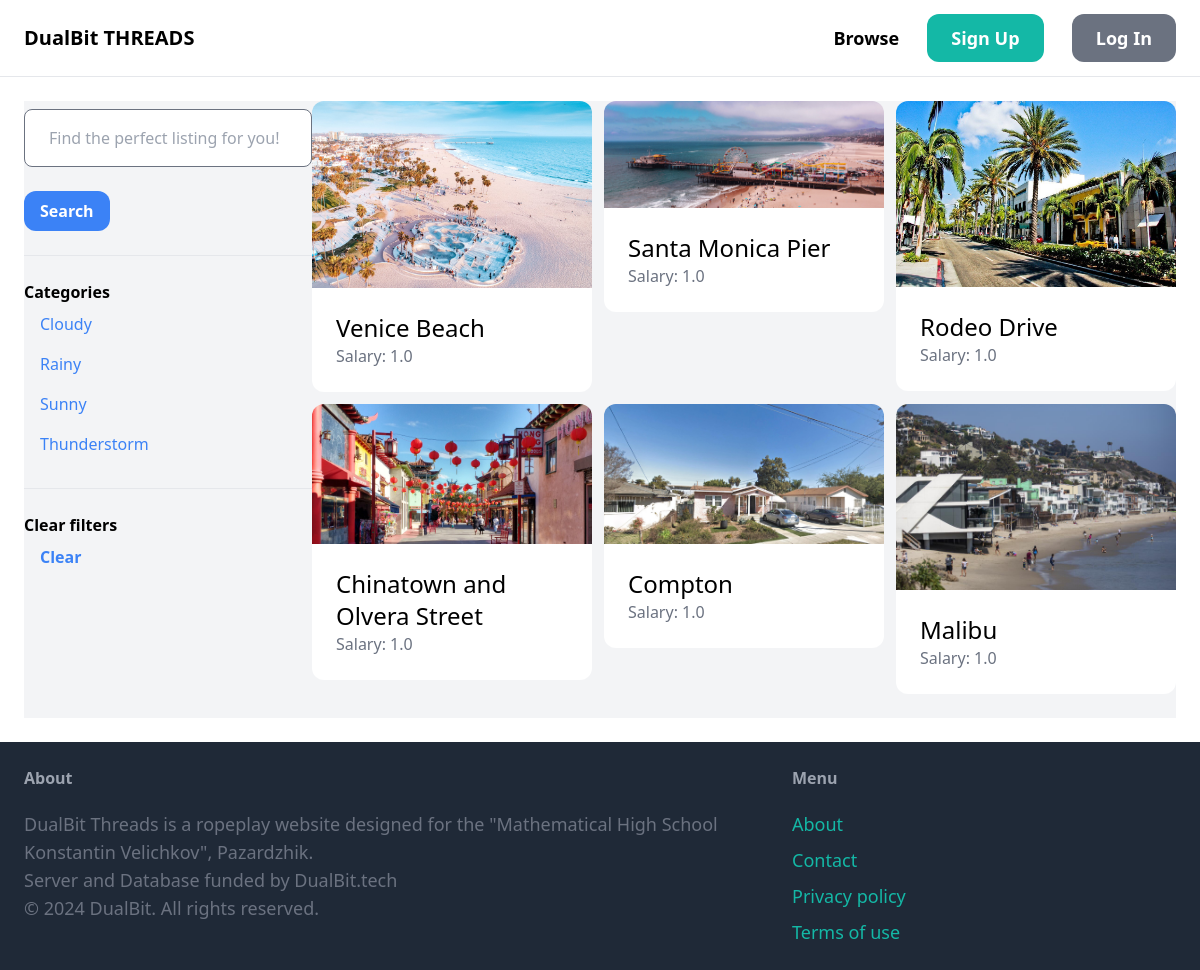
The app's page /items/ with its own data.
### item/models.py (models this page shows, shortened)
class Category(models.Model):
    name = models.CharField(max_length=255)
    class Meta:
        ordering = ('name',)
        verbose_name_plural = "Categories"

class Item(models.Model):
    category = models.ForeignKey(Category, related_name='items', on_delete=models.CASCADE)
    name = models.CharField(max_length=255)
    description = models.TextField(blank=True, null=True)
    salary = models.FloatField()
    image = models.ImageField(upload_to="item_images", blank=True, null=True)
    created_by = models.ForeignKey(User, related_name='items', on_delete=models.CASCADE)
    created_at = models.DateTimeField(auto_now_add=True)
    thread = models.ForeignKey('conversation.Thread', on_delete=models.SET_NULL, null=True, blank=True)

### item/views.py (the view)
# urls.py: path('', views.items, name='items'),
def items(request):
    query = request.GET.get('query', '')
    categories = Category.objects.all()
    category_id = request.GET.get('category', 0)
    items = Item.objects.all()
    if category_id:
        items = items.filter(category_id=category_id)
    if query:
        items = items.filter(Q(name__icontains=query) | Q(description__icontains=query))
    return render(request, 'item/items.html', {
        'items': items,
        'query': query,
        'categories':categories,
        'category_id': int(category_id)
    })

### item/templates/item/items.html (shortened to what this page needs)
{% extends 'core/base.html' %}
{% block content %}
    <div class="pb-6 grid grid-cols-4 gap-4, bg-gray-100">
        <div class="col-span-1">
            <form method="get" action="{% url 'item:items' %}">
                <input  class='w-full py-4 px-6 mb-6 border border-gray-500 rounded-lg p-2 mt-2' name="query" type="text" value="{{ query }}" placeholder="Find the perfect listing for you!">
                <button class="signup-button bg-blue-500 hover:bg-blue-700 text-white font-bold py-2 px-4 rounded-xl ">Search</button>
            </form>
            <hr class="my-6">
            <p class='font-semibold'>Categories</p>
            <ul>
                {% for category in categories %}
                    <li class="py-2 px-4  s{% if category.id == category_id %} bg-gray-200 {% endif %}">
                        <a href="{% url 'item:items' %}?query={{ query }}&category={{category.id}}" class="text-blue-500 hover:underline">{{category.name}}</a>
                    </li>
                {% endfor %}
            </ul>
            <hr class="my-6">
            <p class='font-semibold '>Clear filters</p>
            <ul>
                    <li class="py-2 px-4  s{% if category.id == category_id %} bg-gray-200 {% endif %}">
                        <a href="{% url 'item:items' %}" class="font-bold text-blue-500 hover:underline">Clear</a>
                    </li>
            </ul>
        </div>
        <div class="col-span-3">
            <div class="grid grid-cols-3 gap-3 ">
                {% for item in  items %}
                    <div>
                        <a href="{% url 'item:detail' item.id %}">
                            <div>
                                <img src="{{ item.image.url }}" class="rounded-t-xl">
                            </div>
                            <div class="p-6 bg-white rounded-b-xl">
                                <h2 class="text-2xl">{{ item.name }}</h2>
                                <p class="text-gray-500">Salary: {{ item.salary }}</p>
                            </div>
                        </a>
                    </div>
                {% endfor %}
            </div>
        </div>
    </div>
{% endblock content %}

### records on screen
Category: name "Cloudy"
Category: name "Rainy"
Category: name "Sunny"
Category: name "Thunderstorm"
Item: image (picture), name "Venice Beach", salary "1.0"
Item: image (picture), name "Santa Monica Pier", salary "1.0"
Item: image (picture), name "Rodeo Drive", salary "1.0"
Item: image (picture), name "Chinatown and Olvera Street", salary "1.0"
Item: image (picture), name "Compton", salary "1.0"
Item: image (picture), name "Malibu", salary "1.0"
